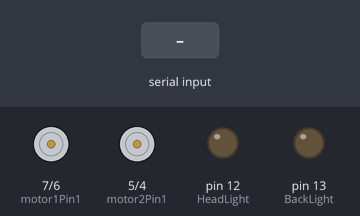
Recording of a sketch running on a simulated Arduino Uno, built with avr-gcc and run on an emulated ATmega328P. Parts: motor-driver pin pairs drawn as motors (green arrow = first pin HIGH = forward, orange = second pin HIGH = backward, longer = more drive, scaled by the enable pin), output pins drawn as LEDs (lit = HIGH). The inputs (shaded band) are chosen by the test bench.

Above: at 1.2 s.
1.3 s: "F\n" received over Serial
At 1.9 s:
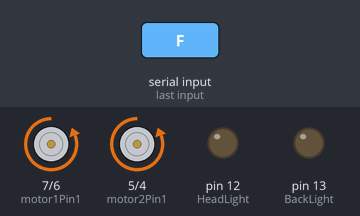
3.0 s: byte 2 (2) received over Serial
At 4.2 s:
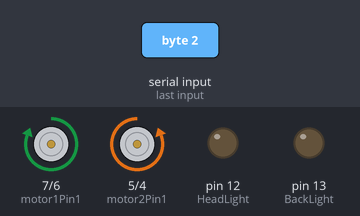
4.5 s: byte 3 (3) received over Serial
At 5.5 s:
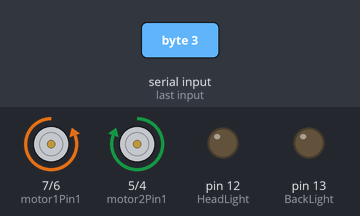
6.0 s: byte 4 (4) received over Serial
At 6.7 s:
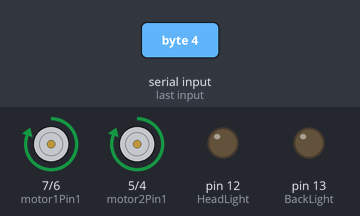
7.5 s: byte 5 (5) received over Serial
At 7.8 s:
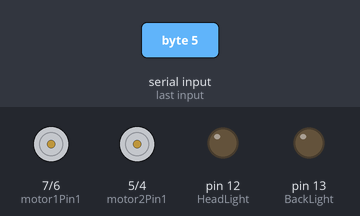
9.0 s: byte 6 (6) received over Serial
At 10.2 s:
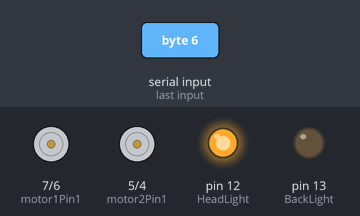
Timing chart, 0 to 11.6 s (numbered marks = the images above; inputs shaded):
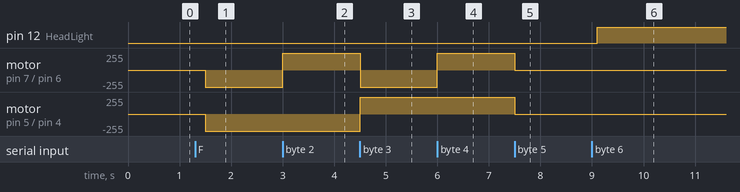

The sketch:

Bluetooth_control_Car_Robotronics.ino
```cpp
//Initialize Motor 1
int motor1Pin1 = 7;
int motor1Pin2 = 6;
int enable1Pin = 9;

//Initialize Motor 2
int motor2Pin1 = 5;
int motor2Pin2 = 4;
int enable2Pin = 3;

int HeadLight = 12;
int BackLight = 13;


int state;
void setup() {
    // sets the pins as outputs:

    pinMode(motor1Pin1, OUTPUT);
    pinMode(motor1Pin2, OUTPUT);
    pinMode(enable1Pin, OUTPUT);
    pinMode(motor2Pin1, OUTPUT);
    pinMode(motor2Pin2, OUTPUT);
    pinMode(enable2Pin, OUTPUT);
    pinMode(HeadLight,OUTPUT);
    pinMode(BackLight,OUTPUT);

      digitalWrite(HeadLight,LOW);
      digitalWrite(BackLight,LOW);


    // initialize serial communication at 9600 bits per second:
    Serial.begin(9600);
}

void loop() {
    //if some date is sent, reads it and saves in state
    if(Serial.available())
    {
      state = Serial.read();
    }
   // delay(50);
    // if the state is '1' the DC motor will go forward

      if (state == 1) // forward
    {
      digitalWrite(motor1Pin1, LOW);
      digitalWrite(motor1Pin2, HIGH);
      digitalWrite(motor2Pin1, LOW);
      digitalWrite(motor2Pin2, HIGH);
      analogWrite(enable1Pin, 255);
      analogWrite(enable2Pin, 255);
    //  Serial.println("Forward");
    }

    else if (state == 2)  // left
    {
      //turn left
        digitalWrite(motor1Pin1, HIGH);
        digitalWrite(motor1Pin2, LOW);
        digitalWrite(motor2Pin1, LOW);
        digitalWrite(motor2Pin2, HIGH);
        analogWrite(enable1Pin, 255);
        analogWrite(enable2Pin, 255);
      //  Serial.println("left");
    }

    else if (state == 3) // right
    {
      //TURN RIGHT
         digitalWrite(motor1Pin1, LOW);
      digitalWrite(motor1Pin2, HIGH);
      digitalWrite(motor2Pin1, HIGH);
      digitalWrite(motor2Pin2, LOW);
        analogWrite(enable1Pin, 255);
        analogWrite(enable2Pin, 255);
        //Serial.println("right");

    }

    else if (state == 4) //reverse
    {

         digitalWrite(motor1Pin1, HIGH);
      digitalWrite(motor1Pin2, LOW);
      digitalWrite(motor2Pin1, HIGH);
      digitalWrite(motor2Pin2, LOW);
        analogWrite(enable1Pin, 255);
        analogWrite(enable2Pin, 255);
        //Serial.println("reverse");
    }
    else if (state == 5) //  Stop
    {
        digitalWrite(enable1Pin, 0);
        digitalWrite(enable2Pin, 0);
        delay(300);
        //Serial.println("stop");
    }
      if (state == 10) // Nos
    {
      digitalWrite(motor1Pin1, LOW);
      digitalWrite(motor1Pin2, HIGH);
      digitalWrite(motor2Pin1, LOW);
      digitalWrite(motor2Pin2, HIGH);
      analogWrite(enable1Pin, 255);
      analogWrite(enable2Pin, 255);
      //Serial.println("NOS");
    }
    else if (state==6)
    {
      digitalWrite(HeadLight,HIGH);
    //  Serial.println("Front Light On");
    }
    else if (state==7)
    {
      digitalWrite(BackLight,HIGH);
      //Serial.println("Back Light On");
    }
    else if (state==60)
    {
      digitalWrite(HeadLight,LOW);
      //Serial.println("Front Light Off");
    }
    else if (state==70)
    {
      digitalWrite(BackLight,LOW);
      //Serial.println("Back Light Off");
    }
delay(100);
}
```

Measured:
- after the input at 1.3 s, motor on pin 7 (motor1Pin1) / pin 6 (motor1Pin2), motor on pin 5 (motor2Pin1) / pin 4 (motor2Pin2): stopped → backward 255/255 after 0.20 s
- after the input at 3.0 s, motor on pin 7 (motor1Pin1) / pin 6 (motor1Pin2): backward 255/255 → forward 255/255 at once
- after the input at 4.5 s, motor on pin 7 (motor1Pin1) / pin 6 (motor1Pin2): forward 255/255 → backward 255/255 at once; motor on pin 5 (motor2Pin1) / pin 4 (motor2Pin2): backward 255/255 → forward 255/255 at once
- after the input at 6.0 s, motor on pin 7 (motor1Pin1) / pin 6 (motor1Pin2): backward 255/255 → forward 255/255 at once
- after the input at 7.5 s, motor on pin 7 (motor1Pin1) / pin 6 (motor1Pin2), motor on pin 5 (motor2Pin1) / pin 4 (motor2Pin2): forward 255/255 → stopped at once
- after the input at 9.0 s, pin 12 (HeadLight): LOW → HIGH after 0.10 s
